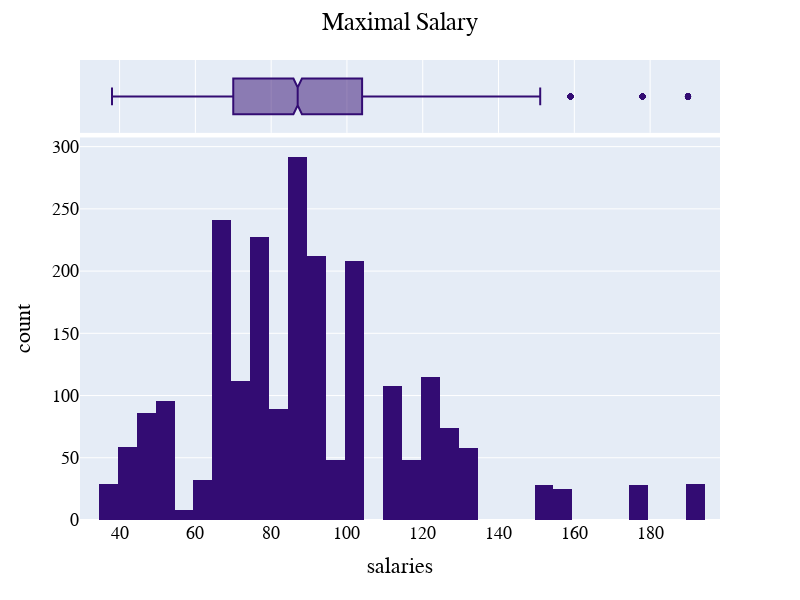

Write notebook code for a chart like this one.
### Markdown cell above
Maximal Salary

### Code cell
fig = px.histogram(df, x='maximal_salary', marginal='box', 
                   color_discrete_sequence=['#330C73'])

fig.update_layout(
    
    height=600, width=800, title_text='Maximal Salary',
    
    xaxis_title='salaries', yaxis_title="count", title_x = 0.5,
    
    font=dict(
            family="Courier New, monospace",
            size=18,
            color="black"
        
))

### Figure 1 — Plotly figure (JSON) as saved in the notebook; plotly's stock layout.template omitted (floating-point values rounded to 4 significant figures; data arrays with more than 128 entries replaced by an {"elided": "..."} marker saying what was removed)
{"data": [{"alignmentgroup": "True", "bingroup": "x", "hovertemplate": "maximal_salary=%{x}<br>count=%{y}<extra></extra>", "legendgroup": "", "marker": {"color": "#330C73", "pattern": {"shape": ""}}, "name": "", "offsetgroup": "", "orientation": "v", "showlegend": false, "type": "histogram", "x": {"elided": "2252 int values"}, "xaxis": "x", "yaxis": "y"}, {"alignmentgroup": "True", "hovertemplate": "maximal_salary=%{x}<extra></extra>", "legendgroup": "", "marker": {"color": "#330C73"}, "name": "", "notched": true, "offsetgroup": "", "showlegend": false, "type": "box", "x": {"elided": "2252 int values"}, "xaxis": "x2", "yaxis": "y2"}], "layout": {"barmode": "relative", "font": {"color": "black", "family": "Courier New, monospace", "size": 18}, "height": 600, "legend": {"tracegroupgap": 0}, "margin": {"t": 60}, "title": {"text": "Maximal Salary", "x": 0.5}, "width": 800, "xaxis": {"anchor": "y", "domain": [0, 1], "title": {"text": "salaries"}}, "xaxis2": {"anchor": "y2", "domain": [0, 1], "matches": "x", "showgrid": true, "showticklabels": false}, "yaxis": {"anchor": "x", "domain": [0, 0.8316], "title": {"text": "count"}}, "yaxis2": {"anchor": "x2", "domain": [0.8416, 1], "matches": "y2", "showgrid": false, "showline": false, "showticklabels": false, "ticks": ""}}}
